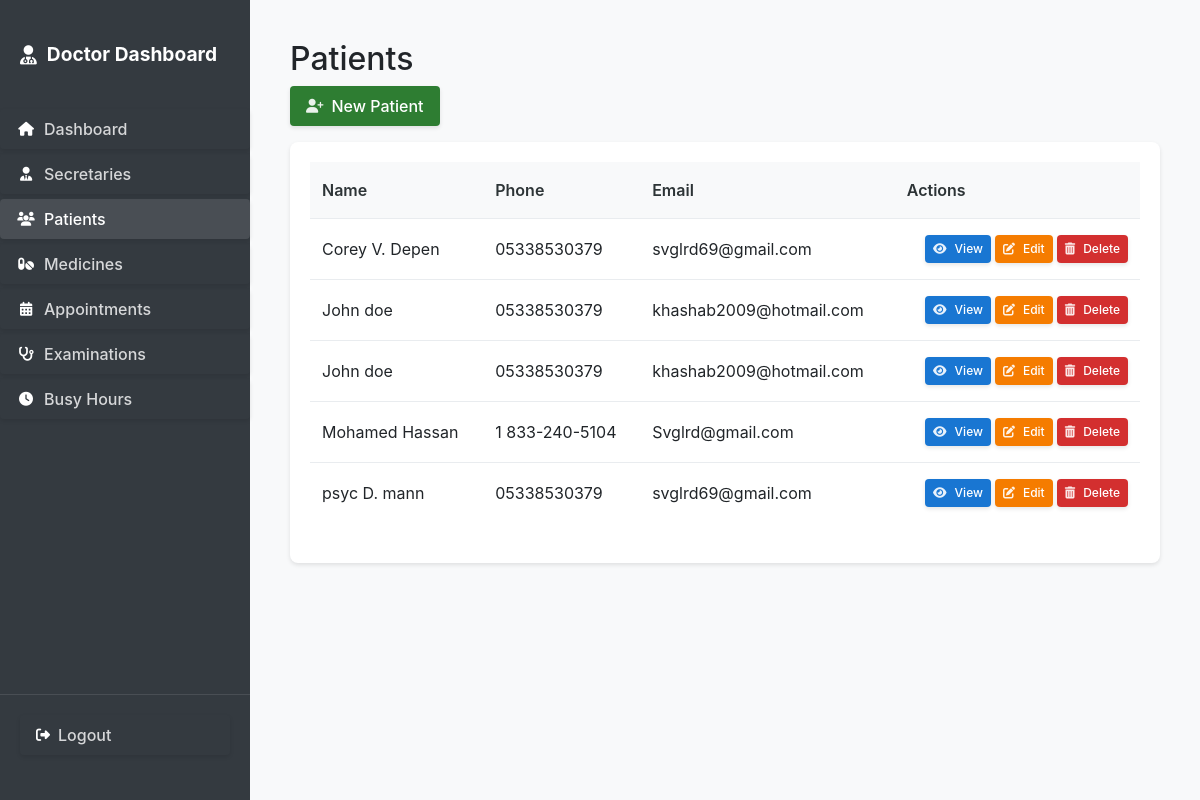
The app's page /patients/ (signed in), older data.
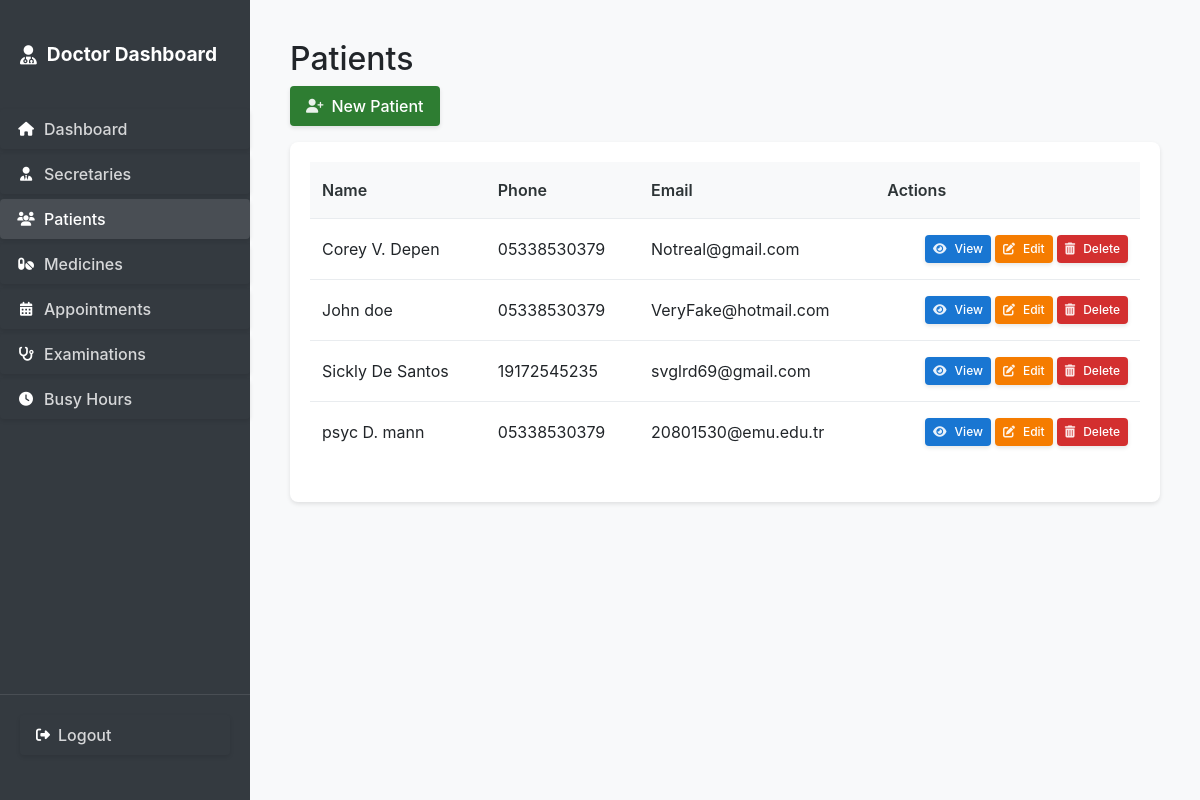
The same page, newer data.
### secretary_dash/models.py (models this page shows, shortened)
class Patient(models.Model):
    name = models.CharField(max_length=100)
    phone = models.CharField(max_length=20)
    email = models.EmailField()
    address = models.TextField()
    date_of_birth = models.DateField()
    created_at = models.DateTimeField(auto_now_add=True)
    class Meta:
        ordering = ['name']

### secretary_dash/views.py (the view)
# urls.py: path('patients/', views.patient_list, name='patient_list'),
@login_required
@user_passes_test(is_staff)
def patient_list(request):
    patients = Patient.objects.all().order_by('name')
    return render(request, 'secretary_dash/common/patient_list.html', {
        'patients': patients
    })

### secretary_dash/auth.py (called while the page is built)
    def get_user(self, user_id):
        UserModel = get_user_model()
        try:
            return UserModel.objects.get(pk=user_id)
        except UserModel.DoesNotExist:
            return None

### secretary_dash/views.py (called while the page is built)
def is_staff(user):
    return user.is_superuser or hasattr(user, 'secretary')

### templates/secretary_dash/common/patient_list.html (shortened to what this page needs)
{% extends 'secretary_dash/common/table_base.html' %}
{% block page_title %}Patients{% endblock %}
{% block header_actions %}
<a href="{% url 'secretary_dash:patient_create' %}" class="btn btn-add">
    <i class="fas fa-user-plus"></i>
    <span>New Patient</span>
</a>
{% endblock %}
{% block table_content %}
{% if patients %}
    <table>
        <thead>
            <tr>
                <th>Name</th>
                <th>Phone</th>
                <th>Email</th>
                <th>Actions</th>
            </tr>
        </thead>
        <tbody>
            {% for patient in patients %}
                <tr>
                    <td>{{ patient.name }}</td>
                    <td>{{ patient.phone }}</td>
                    <td>{{ patient.email }}</td>
                    <td class="actions">
                        <a href="{% url 'secretary_dash:patient_detail' patient.id %}" class="btn btn-view btn-sm">
                            <i class="fas fa-eye"></i>
                            <span>View</span>
                        </a>
                        <a href="{% url 'secretary_dash:patient_edit' patient.id %}" class="btn btn-edit btn-sm">
                            <i class="fas fa-edit"></i>
                            <span>Edit</span>
                        </a>
                        <form method="post" action="{% url 'secretary_dash:patient_delete' patient.id %}" style="display: inline;">
                            <button type="submit" class="btn btn-delete btn-sm" onclick="return confirm('Are you sure you want to delete this patient?');">
                                <i class="fas fa-trash-alt"></i>
                                <span>Delete</span>
                            </button>
                        </form>
                    </td>
                </tr>
            {% endfor %}
        </tbody>
    </table>
{% else %}
    <p class="no-data">No patients found.</p>
{% endif %}
{% endblock %}

### templates/secretary_dash/common/table_base.html
{% extends request.user.is_superuser|yesno:'secretary_dash/doctor/base.html,secretary_dash/secretary/base.html' %}
{% load user_tags %}
{% load custom_tags %}
{% block content %}
<div class="container">
    <div class="header">
        <h2>{% block page_title %}{% endblock %}</h2>
        <div class="header-actions">
            {% block header_actions %}{% endblock %}
        </div>
    </div>
    <div class="table-container">
        {% block table_content %}{% endblock %}
    </div>
</div>
{% endblock %}

### templates/secretary_dash/doctor/base.html (shortened to what this page needs)
{% extends 'secretary_dash/common/base.html' %}
{% block body %}
    <nav class="sidebar">
        <a href="{% url 'secretary_dash:doctor_dashboard' %}" class="logo">
            <i class="fas fa-user-md"></i>
            <span>Doctor Dashboard</span>
        </a>
        <ul class="nav-links">
            <li>
                <a href="{% url 'secretary_dash:doctor_dashboard' %}" class="btn {% if request.resolver_match.url_name == 'doctor_dashboard' %}active{% endif %}">
                    <i class="fas fa-home"></i>
                    <span>Dashboard</span>
                </a>
            </li>
            <li>
                <a href="{% url 'secretary_dash:secretary_list' %}" class="btn {% if request.resolver_match.url_name == 'secretary_list' %}active{% endif %}">
                    <i class="fas fa-user-tie"></i>
                    <span>Secretaries</span>
                </a>
            </li>
            <li>
                <a href="{% url 'secretary_dash:patient_list' %}" class="btn {% if request.resolver_match.url_name == 'patient_list' %}active{% endif %}">
                    <i class="fas fa-users"></i>
                    <span>Patients</span>
                </a>
            </li>
            <li>
                <a href="{% url 'secretary_dash:medicine_list' %}" class="btn {% if request.resolver_match.url_name == 'medicine_list' %}active{% endif %}">
                    <i class="fas fa-pills"></i>
                    <span>Medicines</span>
                </a>
            </li>
            <li>
                <a href="{% url 'secretary_dash:appointment_list' %}" class="btn {% if request.resolver_match.url_name == 'appointment_list' %}active{% endif %}">
                    <i class="fas fa-calendar-alt"></i>
                    <span>Appointments</span>
                </a>
            </li>
            <li>
                <a href="{% url 'secretary_dash:examination_list' %}" class="btn {% if request.resolver_match.url_name == 'examination_list' %}active{% endif %}">
                    <i class="fas fa-stethoscope"></i>
                    <span>Examinations</span>
                </a>
            </li>
            <li>
                <a href="{% url 'secretary_dash:busy_hours_list' %}" class="btn {% if request.resolver_match.url_name == 'busy_hours_list' %}active{% endif %}">
                    <i class="fas fa-clock"></i>
                    <span>Busy Hours</span>
                </a>
            </li>
        </ul>
        <div class="user-menu">
            <form method="post" action="{% url 'logout' %}">
                <button type="submit" class="btn">
                    <i class="fas fa-sign-out-alt"></i>
                    <span>Logout</span>
                </button>
            </form>
        </div>
    </nav>
    <div class="main-content">
        {% block content %}{% endblock %}
    </div>
{% endblock %}

### templates/secretary_dash/common/base.html (shortened to what this page needs)
{% load user_tags %}
{% load custom_tags %}
{% load static %}
<!DOCTYPE html>
<html lang="en">
<head>
    <link href="https://cdn.jsdelivr.net/npm/bootstrap@5.1.3/dist/css/bootstrap.min.css" rel="stylesheet">
    <link rel="stylesheet" href="https://cdnjs.cloudflare.com/ajax/libs/font-awesome/6.4.0/css/all.min.css">
    <link rel="stylesheet" href="{% static 'css/main.css' %}">
</head>
<body>
    {% block body %}{% endblock %}
</body>
</html>

Row changes from the older to the newer data that the page shows:
removed Patient: name "John doe", phone "05338530379", email "khashab2009@hotmail.com"
removed Patient: name "Mohamed Hassan", phone "1 833-240-5104", email "Svglrd@gmail.com"
changed Patient "Corey V. Depen": email "svglrd69@gmail.com" → "Notreal@gmail.com"
changed Patient "John doe": email "khashab2009@hotmail.com" → "VeryFake@hotmail.com"
added Patient: name "Sickly De Santos", phone "19172545235", email "svglrd69@gmail.com"
changed Patient "psyc D. mann": email "svglrd69@gmail.com" → "20801530@emu.edu.tr"
